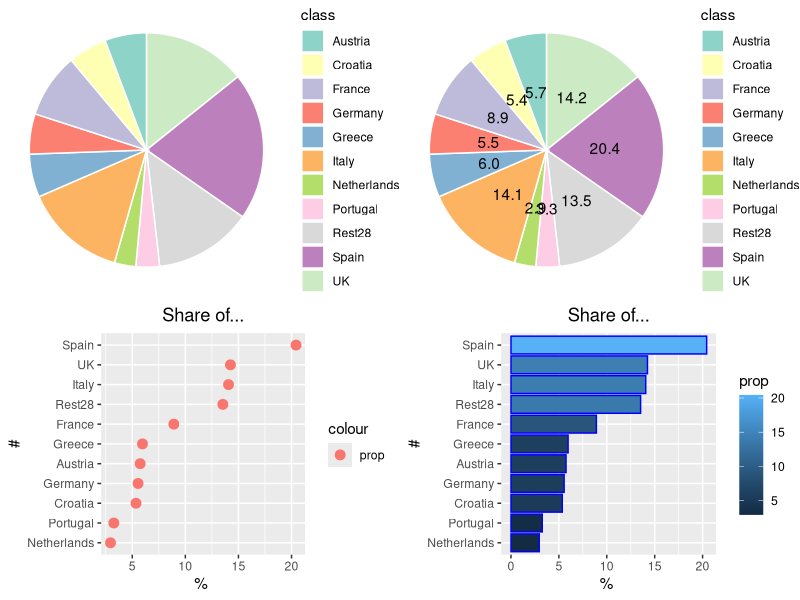
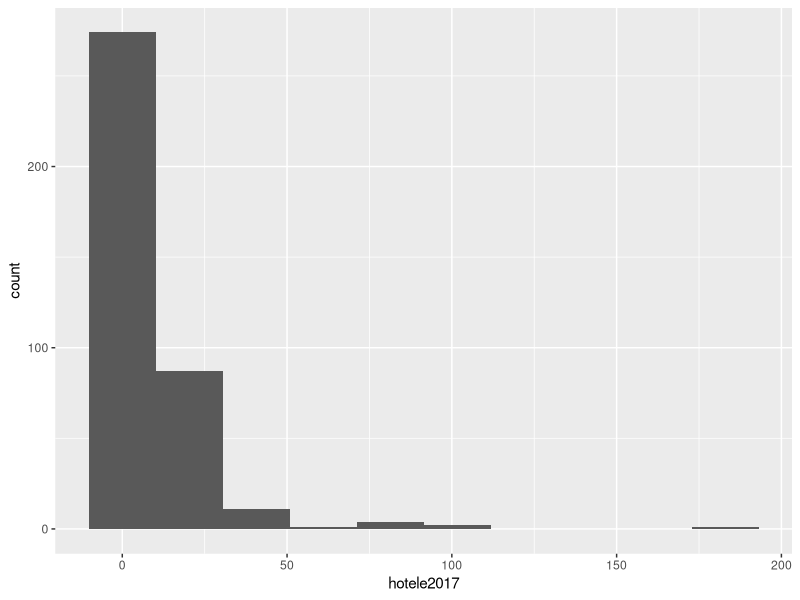
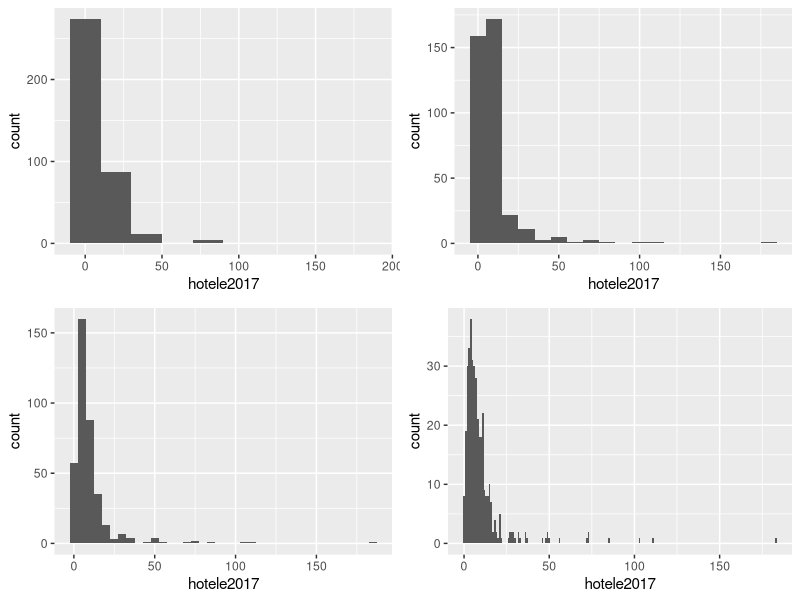
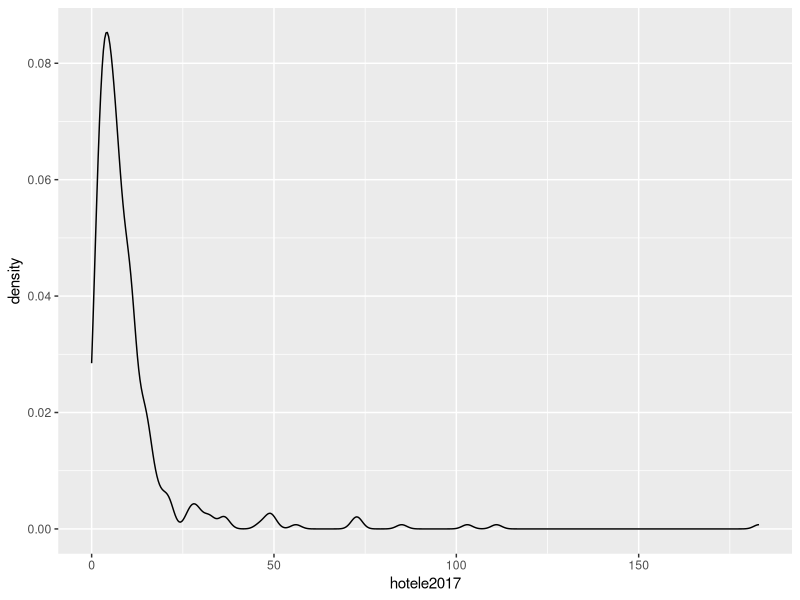
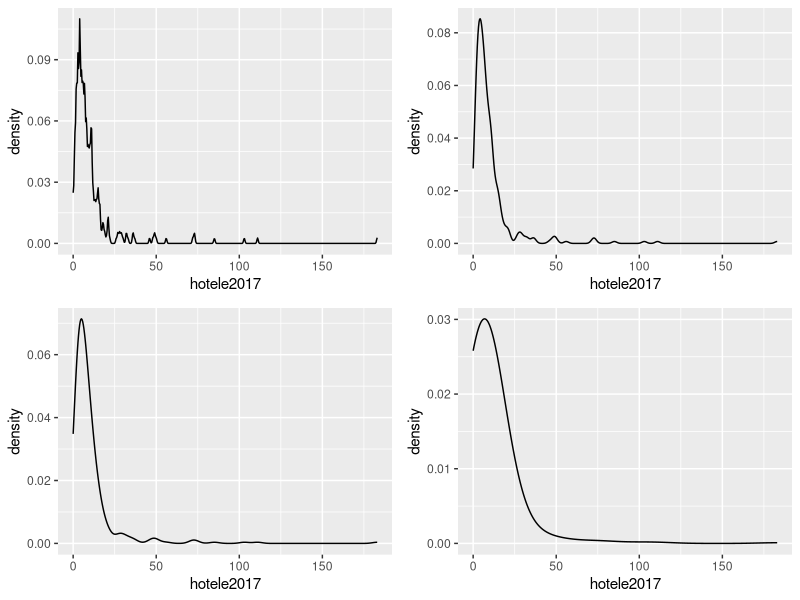
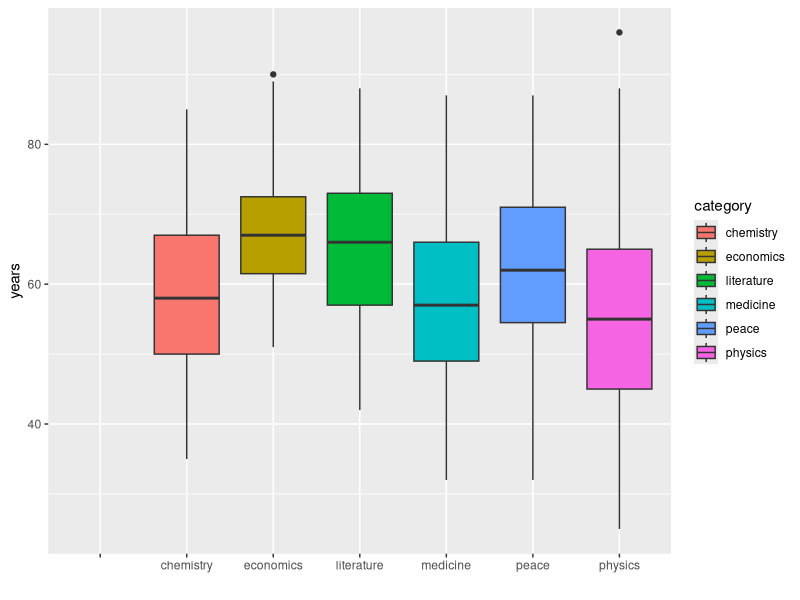
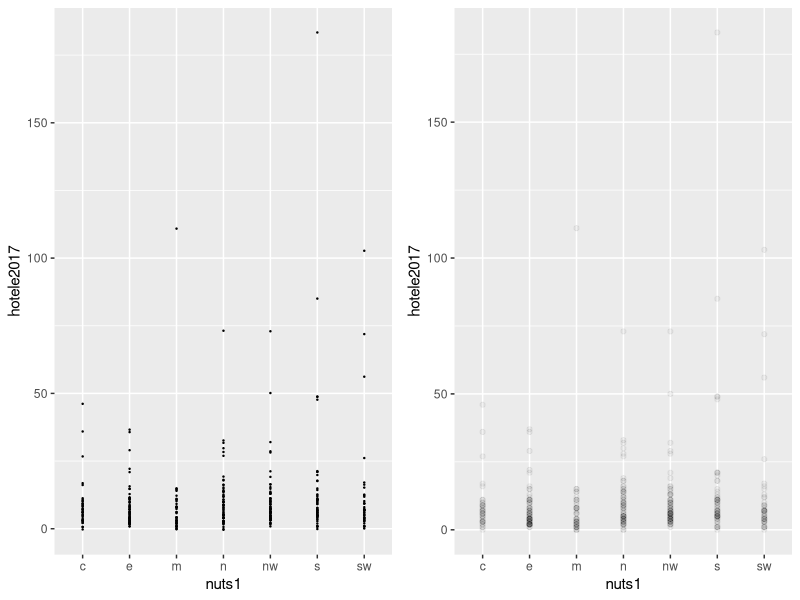
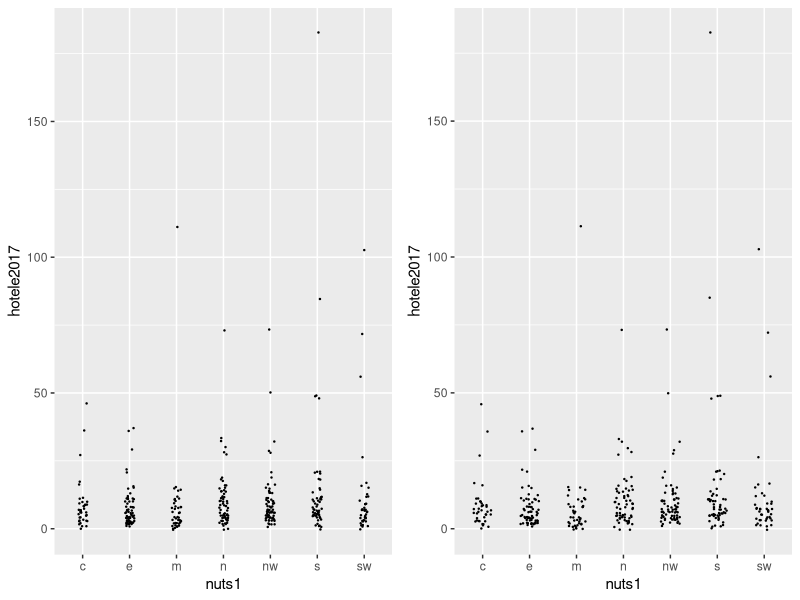

The R script that drew these images, in order:
## ---- chunk 1
library(ggplot2)
library("dplyr")
library(RColorBrewer)
library(ggpubr)

# https://www.datanovia.com/en/blog/how-to-create-a-pie-chart-in-r-using-ggplot2/
df <- data.frame( class=c("Spain", "UK", "Italy", "France", "Greece",
    "Austria", "Germany", "Croatia", "Portugal", "Netherlands", "Rest28"),
    n=c(305907462, 213378155, 210658786, 133499991, 89284386, 86044321, 83111219,
        80176804, 48884842, 44169041, 202635615));

sum.eu <-sum(df$n)
df["prop"] <- df$n / sum.eu * 100;
df["txt.prop"] <- sprintf ("%.1f", df$prop);

df <- df %>%
  arrange(desc(class)) %>%
  mutate(ypos = cumsum(prop) - 0.5*prop)

mycols <- brewer.pal(13, "Set3")

pc1 <- ggplot(df, aes(x = "", y = prop, fill = class)) +
  geom_bar(width = 1, stat = "identity", color = "white") +
  coord_polar("y", start = 0)+
  scale_fill_manual(values = mycols) +
  theme_void()

pc2 <- ggplot(df, aes(x = "", y = prop, fill = class)) +
  geom_bar(width = 1, stat = "identity", color = "white") +
  coord_polar("y", start = 0)+
  geom_text(aes(y = ypos, label = txt.prop), color = "black")+
  scale_fill_manual(values = mycols) +
  theme_void()

## dot-plot
pc3 <- ggplot(df, aes(x = reorder(class, n) )) +
  geom_point(aes(y = prop, colour = 'prop' ), size=3) +
  xlab(label="#") + ylab(label="% ") + coord_flip()+
  ggtitle("Share of...") +
  theme(plot.title = element_text(hjust = 0.5))

## bar chart
pc4 <- ggplot(df, aes(x = reorder(class, n), y=prop, fill=prop )) +
  geom_bar(stat="identity", color = 'blue' ) +
  xlab(label="#") + ylab(label="% ") +
  coord_flip()+ ggtitle("Share of...") +
  theme(plot.title = element_text(hjust = 0.5))

ggarrange(pc1, pc2, pc3, pc4, ncol = 2, nrow = 2)
## ---- chunk 2
d <- read.csv("powiaty_wskazniki_woj_regiony.csv", sep = ';',  header=T, na.string="NA");

ggplot(d, aes(x = hotele2017)) +
  geom_histogram(bins = nclass.Sturges(d$hotele2017))
## ---- chunk 3
#library(ggpubr)
p1 <- ggplot(d, aes(x = hotele2017)) +
  geom_histogram(binwidth = 20)
p2 <- ggplot(d, aes(x = hotele2017)) +
  geom_histogram(binwidth = 10)
p3 <- ggplot(d, aes(x = hotele2017)) +
  geom_histogram(binwidth = 5)
p4 <- ggplot(d, aes(x = hotele2017)) +
  geom_histogram(binwidth = 1)

ggarrange(p1,p2,p3,p4)
## ---- chunk 4
ggplot(data=d) + geom_density(aes(x=hotele2017))
## ---- chunk 5
p1 <- ggplot(data=d) + geom_density(aes(x=hotele2017), adjust=0.25)
p2 <- ggplot(data=d) + geom_density(aes(x=hotele2017), adjust=1.0)
p3 <- ggplot(data=d) + geom_density(aes(x=hotele2017), adjust=2.0)
p4 <- ggplot(data=d) + geom_density(aes(x=hotele2017), adjust=8.0)
ggarrange(p1,p2,p3,p4)
## ---- chunk 6
nlf <- read.csv("nobel_laureates3.csv", sep = ';', dec = ",",  header=T, na.string="NA");

ggplot(nlf, aes(x=category, y=age, fill=category)) + geom_boxplot() + ylab("years") + xlab("");
## ---- chunk 7
#d <- read.csv("powiaty_wskazniki_woj_regiony.csv", sep = ';',  header=T, na.string="NA");
#d$wteryt <- as.factor(d$wteryt)

p4<-ggplot(d, aes(x=nuts1, y=hotele2017)) +
   geom_jitter(position=position_jitter(0.0), cex=.2)
p3<-ggplot(d, aes(x=nuts1, y=hotele2017)) +
  geom_point(alpha = 1/20)
  #geom_point(size = .3)
  #geom_jitter(position=position_jitter(0.05), cex=1.2)
ggarrange(p4,p3, ncol = 2, nrow = 1)
## ---- chunk 8
p1<-ggplot(d, aes(x=nuts1, y=hotele2017)) +
   geom_jitter(position=position_jitter(0.2), cex=.2)
p2<-ggplot(d, aes(x=nuts1, y=hotele2017)) +
   geom_jitter(position=position_jitter(0.1), cex=.2)
ggarrange(p2,p1, ncol = 2, nrow = 1)
## ---- chunk 9
d$wteryt <- as.factor(d$wteryt)

p3<-ggplot(d, aes(x=wteryt, y=hotele2017)) +
   geom_jitter(position=position_jitter(0.05), cex=.3)
p4<-ggplot(d, aes(x=wteryt, y=hotele2017)) +
   geom_jitter(position=position_jitter(0.0), cex=.3)
ggarrange(p4,p3, ncol = 2, nrow = 1)
## ---- chunk 10
p2<-ggplot(d, aes(x=wteryt, y=hotele2017)) +
   geom_jitter(position=position_jitter(0.1), cex=.3)

p1<-ggplot(d, aes(x=wteryt, y=hotele2017)) +
   geom_jitter(position=position_jitter(0.2), cex=.3)
ggarrange(p2,p1, ncol = 2, nrow = 1)
## ---- chunk 11
p5 <- ggplot(d, aes(x=wteryt, y=hotele2017, fill=wteryt)) + geom_boxplot() + ylab("#") + xlab("");

p6 <- ggplot(d, aes(x=wteryt, y=hotele2017, fill=wteryt)) + geom_boxplot(outlier.shape=NA) + ylab("#") + xlab("") +
      coord_cartesian(ylim = c(0, 25)) +
      theme(legend.position="none")
ggarrange(p5,p6,ncol = 2, nrow = 1)
## ---- chunk 12
d <- read.csv("powiaty_hotele_caloroczne_turysci_2017M.csv", sep = ';',  header=T, na.string="NA");

d <-  subset(d, (y2017 > 0 ))
dd <- d;

m <- subset(dd, (teryt %in% c("3263", "3207", "3205", "3208", "3209", "3213", "2212", "2208", "2215", "2211", "2210")));
# szacujemy prosty model trendu
lm <- lm(data=m, tz2017 ~  y2017 ); summary(lm)
otherc <- coef(lm);
# W tytule średnia/mediana i równanie trendu
title <- sprintf ("Hotels vs foreign tourists morze 2017 (y = %.2f x + %.1f)", otherc[2], otherc[1] );
q0h <- ggplot(m, aes(x=y2017, y=tz2017)) + geom_point() +
 ggtitle(title) +
 geom_smooth(aes(x = y2017, y=tz2017, colour="tz2017"), method="lm", size=.5)

m <- subset(dd, (teryt %in% c("1801", "1821", "1817", "1807",
  "1805", "1205", "1210", "1211", "1217", "1215", "2417", "2403", "0208", "021", "0206", "0212")));
# szacujemy prosty model trendu
lm <- lm(data=m, tz2017  ~ y2017 ); summary(lm)
otherc <- coef(lm);
# W tytule średnia/mediana i równanie trendu
title <- sprintf ("Hotels vs foreign tourists góry 2017 (y = %.2f x + %.1f)", otherc[2], otherc[1] );
q1h <- ggplot(m, aes(x=y2017, y=tz2017)) + geom_point() +
 ggtitle(title) +
 geom_smooth(aes(x = y2017, y=tz2017, colour="tz2017"), method="lm", size=.5)

# Loess

m <- subset(dd, (teryt %in% c("3263", "3207", "3205", "3208", "3209", "3213", "2212", "2208", "2215", "2211", "2210")));
title <- sprintf ("Weekly for %s # (y = %.2f x + %.1f)", "", otherc[2], otherc[1] );
q2h<- ggplot(m, aes(x=y2017, y=tz2017)) + geom_point() +
 ggtitle("Hotels vs foreign tourists morze 2017") +
 geom_smooth(aes(x = y2017, y=tz2017, colour="darkblue"), method="loess", size=.5)

m <- subset(dd, (teryt %in% c("1801", "1821", "1817", "1807",
  "1805", "1205", "1210", "1211", "1217", "1215", "2417", "2403", "0208", "021", "0206", "0212")));
q3h<- ggplot(m, aes(x=y2017, y=tz2017)) + geom_point() +
 ggtitle("Hotels vs foreign tourists 2017 (góry)") +
 geom_smooth(aes(x = y2017, y=tz2017, colour="darkblue"), method="loess", size=.5)


ggarrange(q0h,q1h, ncol = 2, nrow = 1)
## ---- chunk 13
ggarrange(q2h,q3h,ncol = 2, nrow = 1)
## ---- chunk 14
dA <- read.csv("nobel_laureates3.csv", sep = ';', dec = ",",  header=T, na.string="NA");
nrow(dA)
dS <-  subset(dA, (! bornCountryCode == "" )) # by country of birth
nrow(dS) # how many
## ---- chunk 15
u <- table(dS$bornCountryCode)
uf <- as.data.frame(u)
## ---- chunk 16
names(uf)[1] = 'country'

lFreq <- log2(uf$Freq)
uf["lfreq"] <- lFreq
pc3 <- ggplot(uf, aes(x = reorder(country, Freq) )) +
  geom_point(aes(y = Freq, colour = 'Freq' ), size=1) +
  xlab(label="cc") + ylab(label="n ") + coord_flip()+
  ggtitle("Number of Nobel laureates by Country") +
  theme(axis.text = element_text(size = 7)) +
  theme(plot.title = element_text(hjust = 0.5))
pc4 <- ggplot(uf, aes(x = reorder(country, lfreq) )) +
  geom_point(aes(y = lfreq, colour = 'lfreq' ), size=1) +
  xlab(label="cc") + ylab(label="log(n) ") + coord_flip()+
  ggtitle("Number of Nobel laureates by Country") +
  theme(axis.text = element_text(size = 7)) +
  theme(plot.title = element_text(hjust = 0.5))

llFreq <- log10(uf$Freq)
uf["llfreq"] <- llFreq

pc5 <- ggplot(uf, aes(x = reorder(country, llfreq) )) +
  geom_point(aes(y = llfreq, colour = 'lfreq' ), size=1) +
  xlab(label="cc") + ylab(label="log(n) ") + coord_flip()+
  ggtitle("Number of Nobel laureates by Country") +
  theme(axis.text = element_text(size = 7)) +
  theme(plot.title = element_text(hjust = 0.5))

ggarrange(pc3, pc4, pc5, ncol = 3, nrow = 1);
## ---- chunk 17
u
## ---- chunk 18
#library(ggplot2)
#library(RColorBrewer)
#library(dplyr)
#library(ggarrange)

df <- data.frame( visit.freq=c("every few years", "once a year", "every few months", "once a month", "every few weeks"),
n=c(36,30, 22, 6, 6))

colors <- brewer.pal(10, "Set1");
df["label"] <- sprintf ("%.1f", df$n);

df <- df %>%
  arrange(desc(visit.freq)) %>%
  mutate(ypos = cumsum(n) - 0.5*n)

px1 <- ggplot(df, aes(x = "", y = n, fill = visit.freq)) +
  geom_bar(width = 1, stat = "identity", color = "white") +
  coord_polar("y", start = 0)+
  geom_text(aes(y = ypos, label = label), color = "black", size=3)+
  scale_fill_manual(values = colors, name="Frequency") +
  theme_void()

px2 <- ggplot(df, aes(x = reorder(visit.freq, n), y=n)) +
  geom_bar(stat="identity", fill = 'steelblue' ) +
  xlab(label="#") +
  ylab(label="% ") +
  coord_flip()+
  geom_text(aes(label=n), hjust=1.6, color="white", size=3.0)+
  ggtitle("Frequency...") +
  theme(plot.title = element_text(hjust = 0.5))

dg <- data.frame( visit.freq=c("1--2", "3--5", "6--7", "8 and more"),
n=c(78.9, 18.0, 2.1, 1.0))
dg["lab"] <- sprintf ("%.1f", dg$n);

dg <- dg %>%
  arrange(desc(visit.freq)) %>%
  mutate(ypos = cumsum(n) - 0.5*n)

px88 <- ggplot(dg, aes(x = "", y = n, fill = visit.freq)) +
  geom_bar(width = 1, stat = "identity", color = "white") +
  coord_polar("y", start = 0)+
  geom_text(aes(y = ypos, label = lab), color = "black", size=3)+
  scale_fill_manual(values = colors, name="Frequency") +
  theme_void()

px9 <- ggplot(dg, aes(x = reorder(visit.freq, n), y=n)) +
  geom_bar(stat="identity", fill = 'orange' ) +
  xlab(label="#") +
  ylab(label="% ") +
  coord_flip()+
  geom_text(aes(label=lab), hjust=-.3, color="darkgreen", size=3.0)+
  ggtitle("Length of stay (days)") +
  theme(plot.title = element_text(hjust = 0.5))

dh <- data.frame( visit.freq=c("guestrooms", "family", "camping", "hostel", "hotel", "guesthouse"),
      n=c(48.0, 23, 11, 9.0, 5.4, 3.6))

dh["lab"] <- sprintf ("%.1f", dh$n);

px3<-ggplot(dh, aes(x = reorder(visit.freq, n), y=n)) +
  geom_bar(stat="identity", fill = 'orchid2' ) +
  xlab(label="#") +
  ylab(label="% ") +
  coord_flip()+
  geom_text(aes(label=lab), hjust=-.1, color="darkgreen", size=3.0)+
  ggtitle("Type of accomodation") +
  theme(plot.title = element_text(hjust = 0.5))


px4<-ggplot(dh, aes(x = reorder(visit.freq, n) )) +
  geom_point(aes(y = n, color="blue",show.legend=F), size=3) +
  xlab(label="#") +
  ylab(label="% ") +
  coord_flip()+
  geom_text(aes(y=n, label=lab), hjust=.1, vjust=-.8, color="darkgreen", size=3.0)+
  ggtitle("Share of...") +
  scale_color_discrete(guide=F) +
  theme(plot.title = element_text(hjust = 0.5))

## ---- chunk 19
ggarrange(px1, px88, ncol = 2, nrow = 1);
## ---- chunk 20
ggarrange(px2, px3, px4, px9, ncol = 2, nrow = 2);
## ---- chunk 21
pwp <- read.csv("pwp.csv", sep = ';',  header=T, na.string="NA");

pwp1 <- ggplot(pwp, aes(x = as.Date(date))) +
  geom_point(aes(y = prc), colour="pink", size=1.5) +
  ylab(label="") +
  theme_bw() + theme(panel.border=element_blank(), panel.grid.minor=element_blank(), axis.line = element_line(colour = "black")) +
  coord_cartesian(ylim = c(0, 106)) +
  labs(colour = "") +
  theme(legend.position="top") +
  theme(aspect.ratio=0.4)

pwp2 <- ggplot(pwp, aes(x = as.Date(date))) +
  geom_line(aes(y = prc), colour="pink", size=1.5) +
  ylab(label="") +
  theme_bw() + theme(panel.border=element_blank(), panel.grid.minor=element_blank(), axis.line = element_line(colour = "black")) +
  coord_cartesian(ylim = c(0, 106)) +
  labs(colour = "") +
  theme(legend.position="top") +
  theme(aspect.ratio=0.4)

pwp3 <- ggplot(pwp, aes(x = as.Date(date))) +
  geom_point(aes(y = prc), colour="pink", size=1.5) +
  ylab(label="") +
  theme_bw() + theme(panel.border=element_blank(), panel.grid.minor=element_blank(), axis.line = element_line(colour = "black")) +
  labs(colour = "") +
  theme(legend.position="top") +
  theme(aspect.ratio=0.4)

pwp4 <- ggplot(pwp, aes(x = as.Date(date))) +
  geom_line(aes(y = prc), colour="pink", size=1.5) +
  ylab(label="") +
  theme_bw() + theme(panel.border=element_blank(), panel.grid.minor=element_blank(), axis.line = element_line(colour = "black")) +
  labs(colour = "") +
  theme(legend.position="top") +
  theme(aspect.ratio=0.4)
ggarrange(pwp1, pwp2, pwp3, pwp4, ncol = 2, nrow = 2);
